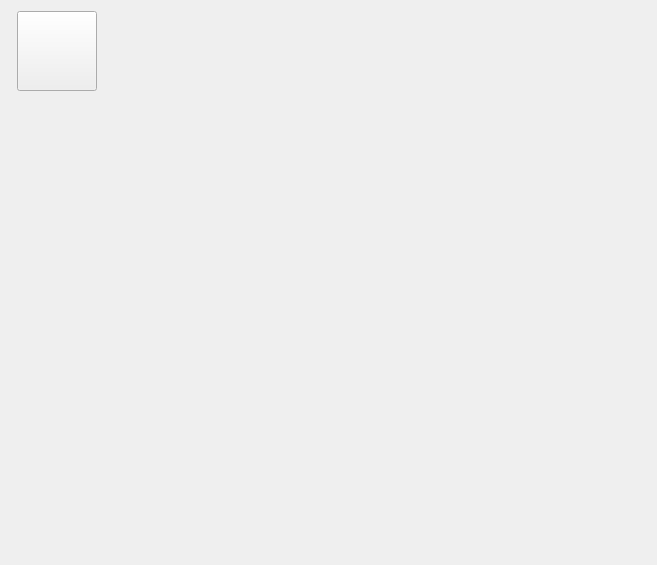
<?xml version="1.0" encoding="UTF-8"?>
<ui version="4.0">
 <class>Form</class>
 <widget class="QWidget" name="Form">
  <property name="geometry">
   <rect>
    <x>0</x>
    <y>0</y>
    <width>657</width>
    <height>565</height>
   </rect>
  </property>
  <property name="windowTitle">
   <string>Form</string>
  </property>
  <layout class="QGridLayout" name="gridLayout">
   <item row="0" column="0">
    <layout class="QGridLayout" name="gridLayout_2">
     <item row="0" column="0">
      <layout class="QHBoxLayout" name="horizontalLayout_6" stretch="20,80,20,300,45,1340,50,300,120">
       <item>
        <spacer name="horizontalSpacer_9">
         <property name="orientation">
          <enum>Qt::Horizontal</enum>
         </property>
         <property name="sizeHint" stdset="0">
          <size>
           <width>13</width>
           <height>17</height>
          </size>
         </property>
        </spacer>
       </item>
       <item>
        <layout class="QVBoxLayout" name="verticalLayout_3">
         <item>
          <widget class="QPushButton" name="btn_menu">
           <property name="sizePolicy">
            <sizepolicy hsizetype="Fixed" vsizetype="Fixed">
             <horstretch>0</horstretch>
             <verstretch>0</verstretch>
            </sizepolicy>
           </property>
           <property name="minimumSize">
            <size>
             <width>80</width>
             <height>80</height>
            </size>
           </property>
           <property name="maximumSize">
            <size>
             <width>80</width>
             <height>80</height>
            </size>
           </property>
           <property name="cursor">
            <cursorShape>PointingHandCursor</cursorShape>
           </property>
           <property name="styleSheet">
            <string notr="true">QPushButton#btn_menu{
    border-image: url(menu.png);
background-repeat: no-repeat; 
    background-position: center;
}</string>
           </property>
           <property name="text">
            <string/>
           </property>
          </widget>
         </item>
         <item>
          <spacer name="verticalSpacer">
           <property name="orientation">
            <enum>Qt::Vertical</enum>
           </property>
           <property name="sizeHint" stdset="0">
            <size>
             <width>20</width>
             <height>40</height>
            </size>
           </property>
          </spacer>
         </item>
        </layout>
       </item>
       <item>
        <spacer name="horizontalSpacer_8">
         <property name="orientation">
          <enum>Qt::Horizontal</enum>
         </property>
         <property name="sizeHint" stdset="0">
          <size>
           <width>13</width>
           <height>17</height>
          </size>
         </property>
        </spacer>
       </item>
       <item>
        <layout class="QHBoxLayout" name="horizontalLayout_8"/>
       </item>
       <item>
        <spacer name="horizontalSpacer_7">
         <property name="orientation">
          <enum>Qt::Horizontal</enum>
         </property>
         <property name="sizeHint" stdset="0">
          <size>
           <width>13</width>
           <height>17</height>
          </size>
         </property>
        </spacer>
       </item>
       <item>
        <layout class="QHBoxLayout" name="horizontalLayout_7">
         <item>
          <layout class="QVBoxLayout" name="verticalLayout_2"/>
         </item>
        </layout>
       </item>
       <item>
        <spacer name="horizontalSpacer_5">
         <property name="orientation">
          <enum>Qt::Horizontal</enum>
         </property>
         <property name="sizeHint" stdset="0">
          <size>
           <width>13</width>
           <height>17</height>
          </size>
         </property>
        </spacer>
       </item>
       <item>
        <layout class="QVBoxLayout" name="verticalLayout"/>
       </item>
       <item>
        <spacer name="horizontalSpacer_4">
         <property name="orientation">
          <enum>Qt::Horizontal</enum>
         </property>
         <property name="sizeHint" stdset="0">
          <size>
           <width>40</width>
           <height>20</height>
          </size>
         </property>
        </spacer>
       </item>
      </layout>
     </item>
    </layout>
   </item>
  </layout>
 </widget>
 <resources/>
 <connections/>
</ui>
